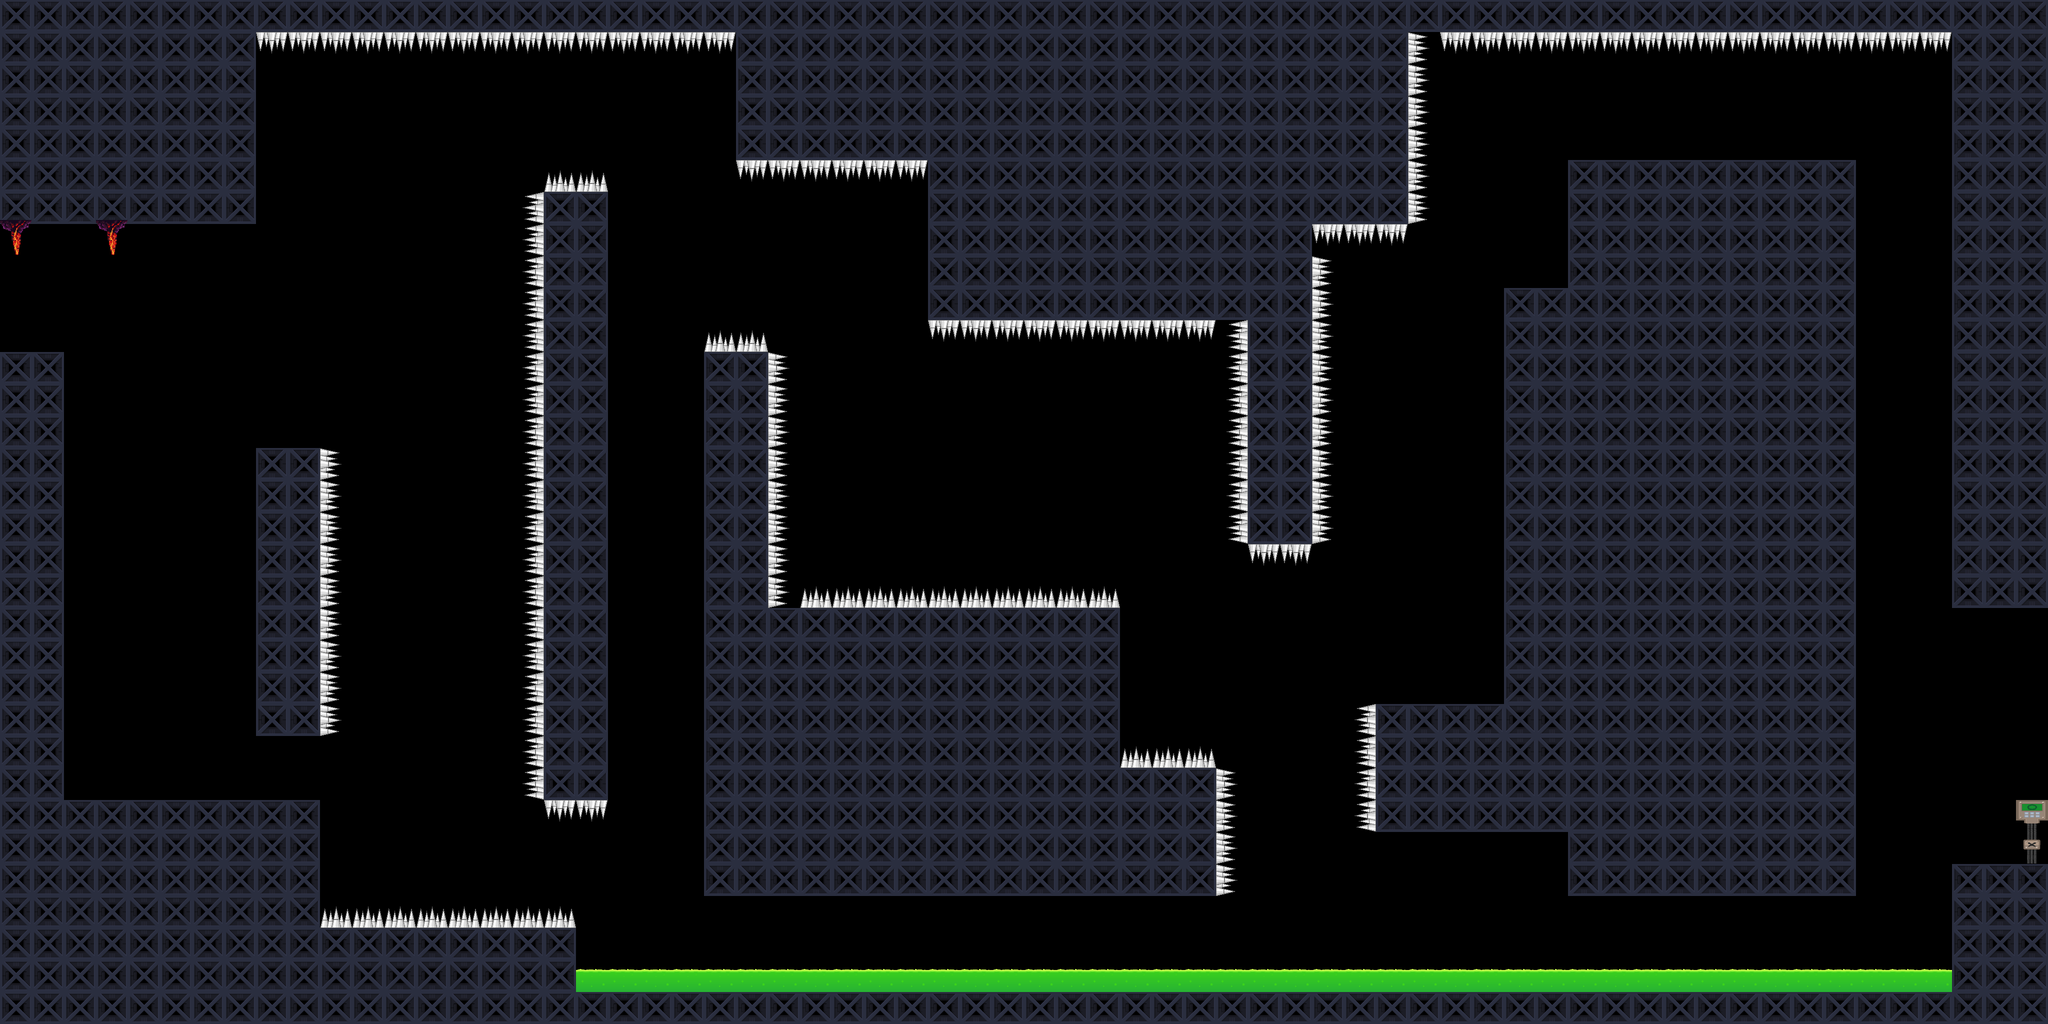

Below is a game level as drawn by its tile map, then a one-line description and the .tmx file that defines it, in full:
An orthogonal 64x32 tile map with 64x64 px tiles, 1 tile layer (Tile Layer 1).

<map version="1.2" tiledversion="1.2.3" orientation="orthogonal" renderorder="left-up" width="64" height="32" tilewidth="64" tileheight="64" infinite="0" nextlayerid="2" nextobjectid="1">
 <tileset firstgid="1" source="images.tsx" />
 <layer id="1" name="Tile Layer 1" width="64" height="32">
  <data encoding="csv">
47,47,47,47,47,47,47,47,47,47,47,47,47,47,47,47,47,47,47,47,47,47,47,47,47,47,47,47,47,47,47,47,47,47,47,47,47,47,47,47,47,47,47,47,47,47,47,47,47,47,47,47,47,47,47,47,47,47,47,47,47,47,47,47,
47,47,47,47,47,47,47,47,34,34,34,34,34,34,34,34,34,34,34,34,34,34,34,47,47,47,47,47,47,47,47,47,47,47,47,47,47,47,47,47,47,47,47,47,33,34,34,34,34,34,34,34,34,34,34,34,34,34,34,34,34,47,47,47,
47,47,47,47,47,47,47,47,0,0,0,0,0,0,0,0,0,0,0,0,0,0,0,47,47,47,47,47,47,47,47,47,47,47,47,47,47,47,47,47,47,47,47,47,33,0,0,0,0,0,0,0,0,0,0,0,0,0,0,0,0,47,47,47,
47,47,47,47,47,47,47,47,0,0,0,0,0,0,0,0,0,0,0,0,0,0,0,47,47,47,47,47,47,47,47,47,47,47,47,47,47,47,47,47,47,47,47,47,33,0,0,0,0,0,0,0,0,0,0,0,0,0,0,0,0,47,47,47,
47,47,47,47,47,47,47,47,0,0,0,0,0,0,0,0,0,0,0,0,0,0,0,47,47,47,47,47,47,47,47,47,47,47,47,47,47,47,47,47,47,47,47,47,33,0,0,0,0,0,0,0,0,0,0,0,0,0,0,0,0,47,47,47,
47,47,47,47,47,47,47,47,0,0,0,0,0,0,0,0,0,35,35,0,0,0,0,34,34,34,34,34,34,47,47,47,47,47,47,47,47,47,47,47,47,47,47,47,33,0,0,0,0,47,47,47,47,47,47,47,47,47,0,0,0,47,47,47,
47,47,47,47,47,47,47,47,0,0,0,0,0,0,0,0,32,47,47,0,0,0,0,0,0,0,0,0,0,47,47,47,47,47,47,47,47,47,47,47,47,47,47,47,33,0,0,0,0,47,47,47,47,47,47,47,47,47,0,0,0,47,47,47,
36,0,0,36,0,0,0,0,0,0,0,0,0,0,0,0,32,47,47,0,0,0,0,0,0,0,0,0,0,47,47,47,47,47,47,47,47,47,47,47,47,34,34,34,0,0,0,0,0,47,47,47,47,47,47,47,47,47,0,0,0,47,47,47,
0,0,0,0,0,0,0,0,0,0,0,0,0,0,0,0,32,47,47,0,0,0,0,0,0,0,0,0,0,47,47,47,47,47,47,47,47,47,47,47,47,33,0,0,0,0,0,0,0,47,47,47,47,47,47,47,47,47,0,0,0,47,47,47,
0,0,0,0,0,0,0,0,0,0,0,0,0,0,0,0,32,47,47,0,0,0,0,0,0,0,0,0,0,47,47,47,47,47,47,47,47,47,47,47,47,33,0,0,0,0,0,47,47,47,47,47,47,47,47,47,47,47,0,0,0,47,47,47,
0,0,0,0,0,0,0,0,0,0,0,0,0,0,0,0,32,47,47,0,0,0,35,35,0,0,0,0,0,34,34,34,34,34,34,34,34,34,32,47,47,33,0,0,0,0,0,47,47,47,47,47,47,47,47,47,47,47,0,0,0,47,47,47,
47,47,0,0,0,0,0,0,0,0,0,0,0,0,0,0,32,47,47,0,0,0,47,47,33,0,0,0,0,0,0,0,0,0,0,0,0,0,32,47,47,33,0,0,0,0,0,47,47,47,47,47,47,47,47,47,47,47,0,0,0,47,47,47,
47,47,0,0,0,0,0,0,0,0,0,0,0,0,0,0,32,47,47,0,0,0,47,47,33,0,0,0,0,0,0,0,0,0,0,0,0,0,32,47,47,33,0,0,0,0,0,47,47,47,47,47,47,47,47,47,47,47,0,0,0,47,47,47,
47,47,0,0,0,0,0,0,0,0,0,0,0,0,0,0,32,47,47,0,0,0,47,47,33,0,0,0,0,0,0,0,0,0,0,0,0,0,32,47,47,33,0,0,0,0,0,47,47,47,47,47,47,47,47,47,47,47,0,0,0,47,47,47,
47,47,0,0,0,0,0,0,47,47,33,0,0,0,0,0,32,47,47,0,0,0,47,47,33,0,0,0,0,0,0,0,0,0,0,0,0,0,32,47,47,33,0,0,0,0,0,47,47,47,47,47,47,47,47,47,47,47,0,0,0,47,47,47,
47,47,0,0,0,0,0,0,47,47,33,0,0,0,0,0,32,47,47,0,0,0,47,47,33,0,0,0,0,0,0,0,0,0,0,0,0,0,32,47,47,33,0,0,0,0,0,47,47,47,47,47,47,47,47,47,47,47,0,0,0,47,47,47,
47,47,0,0,0,0,0,0,47,47,33,0,0,0,0,0,32,47,47,0,0,0,47,47,33,0,0,0,0,0,0,0,0,0,0,0,0,0,32,47,47,33,0,0,0,0,0,47,47,47,47,47,47,47,47,47,47,47,0,0,0,47,47,47,
47,47,0,0,0,0,0,0,47,47,33,0,0,0,0,0,32,47,47,0,0,0,47,47,33,0,0,0,0,0,0,0,0,0,0,0,0,0,0,34,34,0,0,0,0,0,0,47,47,47,47,47,47,47,47,47,47,47,0,0,0,47,47,47,
47,47,0,0,0,0,0,0,47,47,33,0,0,0,0,0,32,47,47,0,0,0,47,47,33,35,35,35,35,35,35,35,35,35,35,0,0,0,0,0,0,0,0,0,0,0,0,47,47,47,47,47,47,47,47,47,47,47,0,0,0,47,47,47,
47,47,0,0,0,0,0,0,47,47,33,0,0,0,0,0,32,47,47,0,0,0,47,47,47,47,47,47,47,47,47,47,47,47,47,0,0,0,0,0,0,0,0,0,0,0,0,47,47,47,47,47,47,47,47,47,47,47,0,0,0,0,0,0,
47,47,0,0,0,0,0,0,47,47,33,0,0,0,0,0,32,47,47,0,0,0,47,47,47,47,47,47,47,47,47,47,47,47,47,0,0,0,0,0,0,0,0,0,0,0,0,47,47,47,47,47,47,47,47,47,47,47,0,0,0,0,0,0,
47,47,0,0,0,0,0,0,47,47,33,0,0,0,0,0,32,47,47,0,0,0,47,47,47,47,47,47,47,47,47,47,47,47,47,0,0,0,0,0,0,0,0,0,0,0,0,47,47,47,47,47,47,47,47,47,47,47,0,0,0,0,0,0,
47,47,0,0,0,0,0,0,47,47,33,0,0,0,0,0,32,47,47,0,0,0,47,47,47,47,47,47,47,47,47,47,47,47,47,0,0,0,0,0,0,0,32,47,47,47,47,47,47,47,47,47,47,47,47,47,47,47,0,0,0,0,0,0,
47,47,0,0,0,0,0,0,0,0,0,0,0,0,0,0,32,47,47,0,0,0,47,47,47,47,47,47,47,47,47,47,47,47,47,35,35,35,0,0,0,0,32,47,47,47,47,47,47,47,47,47,47,47,47,47,47,47,0,0,0,0,0,0,
47,47,0,0,0,0,0,0,0,0,0,0,0,0,0,0,32,47,47,0,0,0,47,47,47,47,47,47,47,47,47,47,47,47,47,47,47,47,33,0,0,0,32,47,47,47,47,47,47,47,47,47,47,47,47,47,47,47,0,0,0,0,0,0,
47,47,47,47,47,47,47,47,47,47,0,0,0,0,0,0,0,34,34,0,0,0,47,47,47,47,47,47,47,47,47,47,47,47,47,47,47,47,33,0,0,0,32,47,47,47,47,47,47,47,47,47,47,47,47,47,47,47,0,0,0,0,0,0,
47,47,47,47,47,47,47,47,47,47,0,0,0,0,0,0,0,0,0,0,0,0,47,47,47,47,47,47,47,47,47,47,47,47,47,47,47,47,33,0,0,0,0,0,0,0,0,0,0,47,47,47,47,47,47,47,47,47,0,0,0,0,0,41,
47,47,47,47,47,47,47,47,47,47,0,0,0,0,0,0,0,0,0,0,0,0,47,47,47,47,47,47,47,47,47,47,47,47,47,47,47,47,33,0,0,0,0,0,0,0,0,0,0,47,47,47,47,47,47,47,47,47,0,0,0,47,47,47,
47,47,47,47,47,47,47,47,47,47,35,35,35,35,35,35,35,35,0,0,0,0,0,0,0,0,0,0,0,0,0,0,0,0,0,0,0,0,0,0,0,0,0,0,0,0,0,0,0,0,0,0,0,0,0,0,0,0,0,0,0,47,47,47,
47,47,47,47,47,47,47,47,47,47,47,47,47,47,47,47,47,47,0,0,0,0,0,0,0,0,0,0,0,0,0,0,0,0,0,0,0,0,0,0,0,0,0,0,0,0,0,0,0,0,0,0,0,0,0,0,0,0,0,0,0,47,47,47,
47,47,47,47,47,47,47,47,47,47,47,47,47,47,47,47,47,47,2,2,2,2,2,2,2,2,2,2,2,2,2,2,2,2,2,2,2,2,2,2,2,2,2,2,2,2,2,2,2,2,2,2,2,2,2,2,2,2,2,2,2,47,47,47,
47,47,47,47,47,47,47,47,47,47,47,47,47,47,47,47,47,47,47,47,47,47,47,47,47,47,47,47,47,47,47,47,47,47,47,47,47,47,47,47,47,47,47,47,47,47,47,47,47,47,47,47,47,47,47,47,47,47,47,47,47,47,47,47
</data>
 </layer>
</map>
